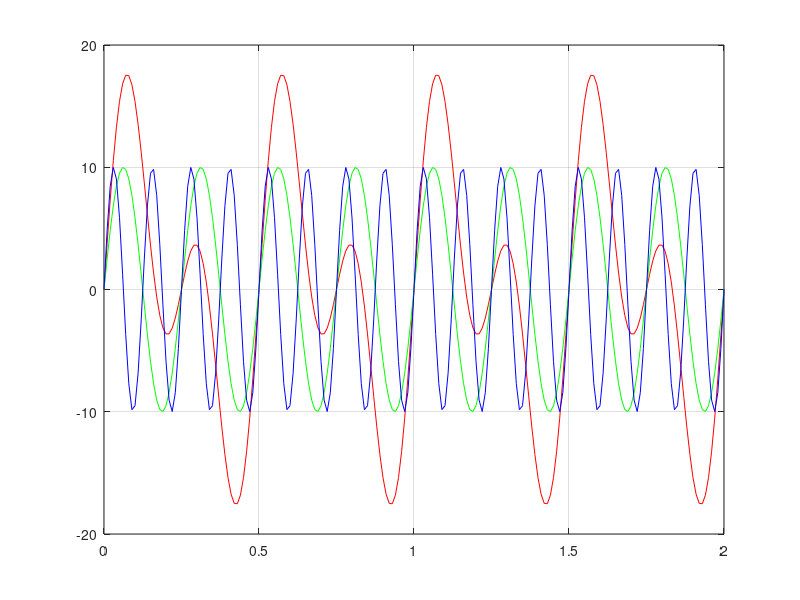

This figure's MATLAB source:


fs = 100;
a = 10;
T = 2;
f = 2;

t = 0:1/fs:T;

a1 = 10;
f1 = 4;

a2 = 10
f2 = 8


y = a * sin(2*pi*f*t)
y1 = a1 * sin(2*pi*f1*t)
y2 = a2 * sin(2*pi*f2*t)

plot(t,y+y1,'r',t,y1,'g',t,y2,'b')
grid on;
